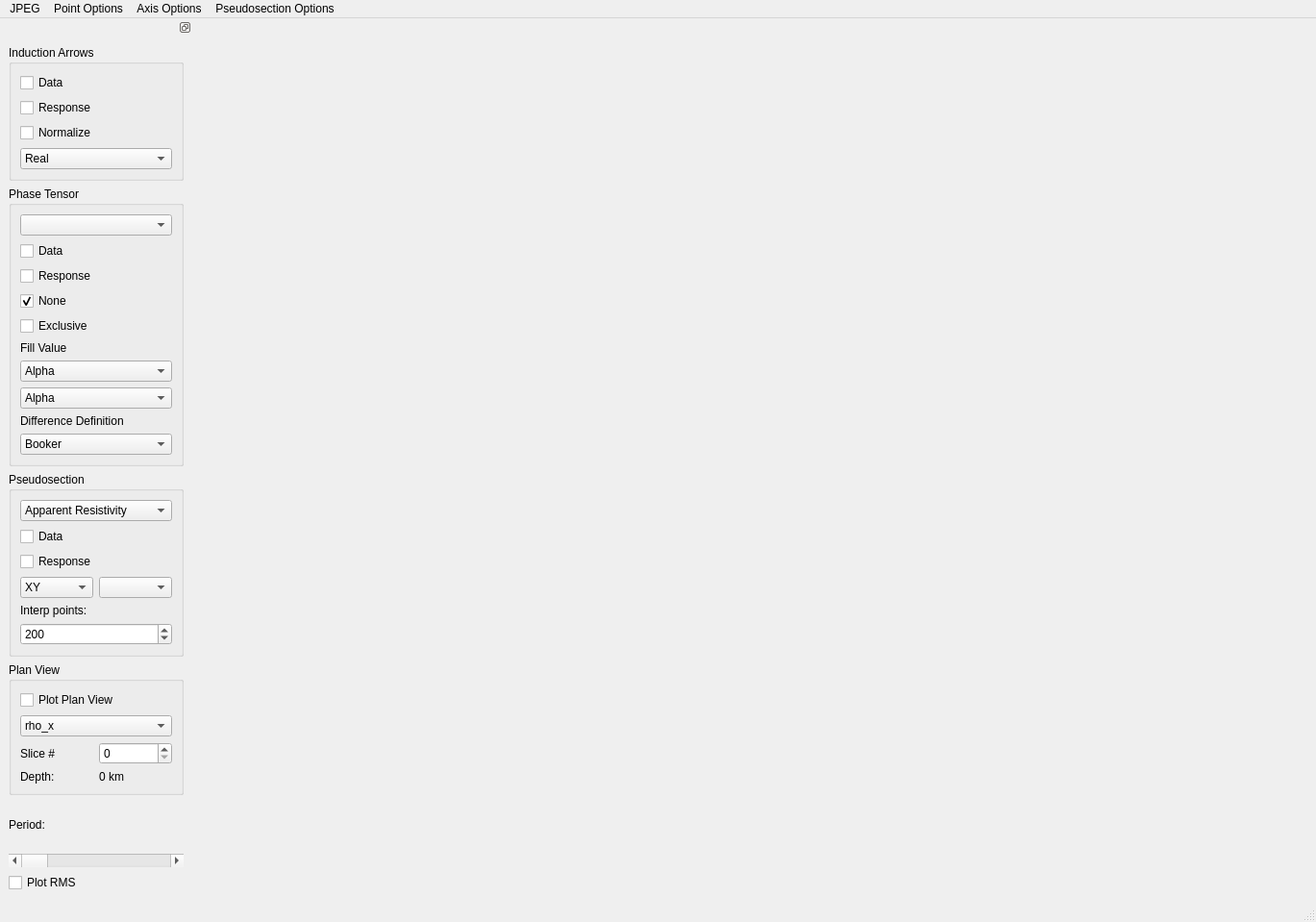
<?xml version="1.0" encoding="UTF-8"?>
<ui version="4.0">
 <class>MainWindow</class>
 <widget class="QMainWindow" name="MainWindow">
  <property name="geometry">
   <rect>
    <x>0</x>
    <y>0</y>
    <width>1369</width>
    <height>959</height>
   </rect>
  </property>
  <property name="windowTitle">
   <string>Map View</string>
  </property>
  <widget class="QWidget" name="centralWidget">
   <property name="sizePolicy">
    <sizepolicy hsizetype="Expanding" vsizetype="Expanding">
     <horstretch>0</horstretch>
     <verstretch>0</verstretch>
    </sizepolicy>
   </property>
   <layout class="QVBoxLayout" name="mplvl">
    <item>
     <widget class="QWidget" name="mplwindow" native="true">
      <property name="sizePolicy">
       <sizepolicy hsizetype="Maximum" vsizetype="Maximum">
        <horstretch>0</horstretch>
        <verstretch>0</verstretch>
       </sizepolicy>
      </property>
      <property name="autoFillBackground">
       <bool>true</bool>
      </property>
     </widget>
    </item>
   </layout>
  </widget>
  <widget class="QStatusBar" name="statusbar"/>
  <widget class="QDockWidget" name="dockWidget">
   <property name="sizePolicy">
    <sizepolicy hsizetype="Fixed" vsizetype="Preferred">
     <horstretch>0</horstretch>
     <verstretch>0</verstretch>
    </sizepolicy>
   </property>
   <property name="minimumSize">
    <size>
     <width>200</width>
     <height>908</height>
    </size>
   </property>
   <property name="maximumSize">
    <size>
     <width>200</width>
     <height>524287</height>
    </size>
   </property>
   <property name="features">
    <set>QDockWidget::DockWidgetFloatable|QDockWidget::DockWidgetMovable</set>
   </property>
   <attribute name="dockWidgetArea">
    <number>1</number>
   </attribute>
   <widget class="QWidget" name="dockWidgetContents">
    <layout class="QVBoxLayout" name="verticalLayout_4">
     <item>
      <widget class="QGroupBox" name="groupBox">
       <property name="title">
        <string>Induction Arrows</string>
       </property>
       <layout class="QVBoxLayout" name="verticalLayout_3">
        <item>
         <widget class="QCheckBox" name="toggle_dataInduction">
          <property name="text">
           <string>Data</string>
          </property>
         </widget>
        </item>
        <item>
         <widget class="QCheckBox" name="toggle_responseInduction">
          <property name="text">
           <string>Response</string>
          </property>
         </widget>
        </item>
        <item>
         <widget class="QCheckBox" name="toggle_normalizeInduction">
          <property name="text">
           <string>Normalize</string>
          </property>
         </widget>
        </item>
        <item>
         <widget class="QComboBox" name="arrowType">
          <item>
           <property name="text">
            <string>Real</string>
           </property>
          </item>
          <item>
           <property name="text">
            <string>Imaginary</string>
           </property>
          </item>
          <item>
           <property name="text">
            <string>Both</string>
           </property>
          </item>
         </widget>
        </item>
       </layout>
      </widget>
     </item>
     <item>
      <widget class="QGroupBox" name="groupBox_2">
       <property name="title">
        <string>Phase Tensor</string>
       </property>
       <layout class="QVBoxLayout" name="verticalLayout_2">
        <item>
         <widget class="QComboBox" name="phaseTensorType">
          <property name="toolTip">
           <string>&lt;html&gt;&lt;head/&gt;&lt;body&gt;&lt;p&gt;Φ: Conventional Phase Tensor&lt;/p&gt;&lt;p&gt;Φₐ: Resistivity Phase Tensor&lt;/p&gt;&lt;p&gt;Uₐ: Real Apparent Resistivity Tensor&lt;/p&gt;&lt;p&gt;Vₐ: Imaginary Apparent Resistivity Tensor&lt;/p&gt;&lt;/body&gt;&lt;/html&gt;</string>
          </property>
         </widget>
        </item>
        <item>
         <widget class="QCheckBox" name="toggle_dataPhaseTensor">
          <property name="text">
           <string>Data</string>
          </property>
          <property name="autoExclusive">
           <bool>false</bool>
          </property>
         </widget>
        </item>
        <item>
         <widget class="QCheckBox" name="toggle_responsePhaseTensor">
          <property name="text">
           <string>Response</string>
          </property>
          <property name="autoExclusive">
           <bool>false</bool>
          </property>
         </widget>
        </item>
        <item>
         <widget class="QCheckBox" name="toggle_nonePhaseTensor">
          <property name="text">
           <string>None</string>
          </property>
          <property name="checked">
           <bool>true</bool>
          </property>
          <property name="autoExclusive">
           <bool>false</bool>
          </property>
         </widget>
        </item>
        <item>
         <widget class="QCheckBox" name="toggle_PTExclusive">
          <property name="text">
           <string>Exclusive</string>
          </property>
         </widget>
        </item>
        <item>
         <widget class="QLabel" name="label">
          <property name="text">
           <string>Fill Value</string>
          </property>
         </widget>
        </item>
        <item>
         <layout class="QHBoxLayout" name="horizontalLayout_3">
          <item>
           <widget class="QComboBox" name="PhaseTensor_fill">
            <property name="currentText">
             <string>Alpha</string>
            </property>
            <item>
             <property name="text">
              <string>Alpha</string>
             </property>
            </item>
            <item>
             <property name="text">
              <string>Dimensionality</string>
             </property>
            </item>
            <item>
             <property name="text">
              <string>Beta</string>
             </property>
            </item>
            <item>
             <property name="text">
              <string>Phi_1</string>
             </property>
            </item>
            <item>
             <property name="text">
              <string>Phi_2</string>
             </property>
            </item>
            <item>
             <property name="text">
              <string>Phi_3</string>
             </property>
            </item>
            <item>
             <property name="text">
              <string>Phi_max</string>
             </property>
            </item>
            <item>
             <property name="text">
              <string>Phi_min</string>
             </property>
            </item>
            <item>
             <property name="text">
              <string>det_Phi</string>
             </property>
            </item>
            <item>
             <property name="text">
              <string>Azimuth</string>
             </property>
            </item>
            <item>
             <property name="text">
              <string>Lambda</string>
             </property>
            </item>
            <item>
             <property name="text">
              <string>Delta</string>
             </property>
            </item>
            <item>
             <property name="text">
              <string>Phi_split</string>
             </property>
            </item>
            <item>
             <property name="text">
              <string>Phi_split_Z</string>
             </property>
            </item>
            <item>
             <property name="text">
              <string>Phi_split_PT</string>
             </property>
            </item>
           </widget>
          </item>
         </layout>
        </item>
        <item>
         <widget class="QComboBox" name="Bar_fill">
          <property name="currentText">
           <string>Alpha</string>
          </property>
          <item>
           <property name="text">
            <string>Alpha</string>
           </property>
          </item>
          <item>
           <property name="text">
            <string>Dimensionality</string>
           </property>
          </item>
          <item>
           <property name="text">
            <string>Beta</string>
           </property>
          </item>
          <item>
           <property name="text">
            <string>Phi_1</string>
           </property>
          </item>
          <item>
           <property name="text">
            <string>Phi_2</string>
           </property>
          </item>
          <item>
           <property name="text">
            <string>Phi_3</string>
           </property>
          </item>
          <item>
           <property name="text">
            <string>Phi_max</string>
           </property>
          </item>
          <item>
           <property name="text">
            <string>Phi_min</string>
           </property>
          </item>
          <item>
           <property name="text">
            <string>det_Phi</string>
           </property>
          </item>
          <item>
           <property name="text">
            <string>Azimuth</string>
           </property>
          </item>
          <item>
           <property name="text">
            <string>Lambda</string>
           </property>
          </item>
          <item>
           <property name="text">
            <string>Delta</string>
           </property>
          </item>
          <item>
           <property name="text">
            <string>Phi_split</string>
           </property>
          </item>
          <item>
           <property name="text">
            <string>Phi_split_Z</string>
           </property>
          </item>
          <item>
           <property name="text">
            <string>Phi_split_PT</string>
           </property>
          </item>
         </widget>
        </item>
        <item>
         <widget class="QLabel" name="label_5">
          <property name="text">
           <string>Difference Definition</string>
          </property>
         </widget>
        </item>
        <item>
         <widget class="QComboBox" name="PTDifference">
          <property name="toolTip">
           <string>&lt;html&gt;&lt;head/&gt;&lt;body&gt;&lt;p&gt;Sets how the difference between phase tensors is defined&lt;/p&gt;&lt;p&gt;Booker (2014):     Φ&lt;span style=&quot; vertical-align:sub;&quot;&gt;1&lt;/span&gt; - Φ&lt;span style=&quot; vertical-align:sub;&quot;&gt;2&lt;/span&gt;&lt;/p&gt;&lt;p&gt;Hill (2015, 2020): Φ&lt;span style=&quot; vertical-align:sub;&quot;&gt;1 &lt;/span&gt;- Φ&lt;span style=&quot; vertical-align:sub;&quot;&gt;2&lt;/span&gt;/Φ&lt;span style=&quot; vertical-align:sub;&quot;&gt;1&lt;/span&gt;&lt;span style=&quot; vertical-align:super;&quot;&gt;1/2&lt;/span&gt;&lt;/p&gt;&lt;p&gt;Heise (2008):      I - 0.5(Φ&lt;span style=&quot; vertical-align:sub;&quot;&gt;2&lt;/span&gt;&lt;span style=&quot; vertical-align:super;&quot;&gt;-1&lt;/span&gt;Φ&lt;span style=&quot; vertical-align:sub;&quot;&gt;1&lt;/span&gt;+Φ&lt;span style=&quot; vertical-align:sub;&quot;&gt;1&lt;/span&gt;Φ&lt;span style=&quot; vertical-align:sub;&quot;&gt;2&lt;/span&gt;&lt;span style=&quot; vertical-align:super;&quot;&gt;-1&lt;/span&gt;)&lt;/p&gt;&lt;p&gt;Castro: Ellipse is Φ&lt;span style=&quot; vertical-align:sub;&quot;&gt;2&lt;/span&gt;, fill parameters are Φ&lt;span style=&quot; vertical-align:sub;&quot;&gt;2&lt;/span&gt;-Φ&lt;span style=&quot; vertical-align:sub;&quot;&gt;1&lt;/span&gt;&lt;/p&gt;&lt;p&gt;Roots_1:             2*I - 0.5(Φ&lt;span style=&quot; vertical-align:sub;&quot;&gt;2&lt;/span&gt;&lt;span style=&quot; vertical-align:super;&quot;&gt;-1&lt;/span&gt;Φ&lt;span style=&quot; vertical-align:sub;&quot;&gt;1&lt;/span&gt;+Φ&lt;span style=&quot; vertical-align:sub;&quot;&gt;1&lt;/span&gt;Φ&lt;span style=&quot; vertical-align:sub;&quot;&gt;2&lt;/span&gt;&lt;span style=&quot; vertical-align:super;&quot;&gt;-1&lt;/span&gt;)&lt;/p&gt;&lt;p&gt;Roots_2:             I - (Φ&lt;span style=&quot; vertical-align:sub;&quot;&gt;1&lt;/span&gt; - Φ&lt;span style=&quot; vertical-align:sub;&quot;&gt;2&lt;/span&gt;)&lt;/p&gt;&lt;/body&gt;&lt;/html&gt;</string>
          </property>
          <item>
           <property name="text">
            <string>Booker</string>
           </property>
          </item>
          <item>
           <property name="text">
            <string>Hill</string>
           </property>
          </item>
          <item>
           <property name="text">
            <string>Heise</string>
           </property>
          </item>
          <item>
           <property name="text">
            <string>Castro</string>
           </property>
          </item>
          <item>
           <property name="text">
            <string>Roots_1</string>
           </property>
          </item>
          <item>
           <property name="text">
            <string>Roots_2</string>
           </property>
          </item>
         </widget>
        </item>
       </layout>
      </widget>
     </item>
     <item>
      <widget class="QGroupBox" name="groupBox_3">
       <property name="title">
        <string>Pseudosection</string>
       </property>
       <layout class="QVBoxLayout" name="verticalLayout">
        <item>
         <widget class="QComboBox" name="pseudoFillType">
          <item>
           <property name="text">
            <string>Apparent Resistivity</string>
           </property>
          </item>
          <item>
           <property name="text">
            <string>Bostick Depth</string>
           </property>
          </item>
          <item>
           <property name="text">
            <string>Phase</string>
           </property>
          </item>
          <item>
           <property name="text">
            <string>Tipper Amplitude</string>
           </property>
          </item>
          <item>
           <property name="text">
            <string>Beta</string>
           </property>
          </item>
          <item>
           <property name="text">
            <string>Abs. Beta</string>
           </property>
          </item>
          <item>
           <property name="text">
            <string>PT Azimuth</string>
           </property>
          </item>
          <item>
           <property name="text">
            <string>Phi_max</string>
           </property>
          </item>
          <item>
           <property name="text">
            <string>Phi_min</string>
           </property>
          </item>
          <item>
           <property name="text">
            <string>PT Split</string>
           </property>
          </item>
         </widget>
        </item>
        <item>
         <widget class="QCheckBox" name="toggle_dataPseudo">
          <property name="text">
           <string>Data</string>
          </property>
         </widget>
        </item>
        <item>
         <widget class="QCheckBox" name="toggle_responsePseudo">
          <property name="text">
           <string>Response</string>
          </property>
         </widget>
        </item>
        <item>
         <layout class="QHBoxLayout" name="horizontalLayout_2">
          <item>
           <widget class="QComboBox" name="Pseudosection_fill">
            <item>
             <property name="text">
              <string>XY</string>
             </property>
            </item>
            <item>
             <property name="text">
              <string>YX</string>
             </property>
            </item>
            <item>
             <property name="text">
              <string>Det</string>
             </property>
            </item>
            <item>
             <property name="text">
              <string>XY-YX</string>
             </property>
            </item>
           </widget>
          </item>
          <item>
           <widget class="QComboBox" name="Interpolant"/>
          </item>
         </layout>
        </item>
        <item>
         <widget class="QLabel" name="label_2">
          <property name="text">
           <string>Interp points:</string>
          </property>
         </widget>
        </item>
        <item>
         <widget class="QSpinBox" name="nInterp">
          <property name="minimum">
           <number>50</number>
          </property>
          <property name="maximum">
           <number>1000</number>
          </property>
          <property name="value">
           <number>200</number>
          </property>
         </widget>
        </item>
       </layout>
      </widget>
     </item>
     <item>
      <widget class="QGroupBox" name="groupBox_4">
       <property name="title">
        <string>Plan View</string>
       </property>
       <layout class="QGridLayout" name="gridLayout">
        <item row="2" column="0">
         <widget class="QLabel" name="label_3">
          <property name="text">
           <string>Slice #</string>
          </property>
         </widget>
        </item>
        <item row="2" column="1">
         <widget class="QSpinBox" name="planSlice"/>
        </item>
        <item row="3" column="0">
         <widget class="QLabel" name="label_4">
          <property name="text">
           <string>Depth:</string>
          </property>
         </widget>
        </item>
        <item row="3" column="1">
         <widget class="QLabel" name="planDepth">
          <property name="text">
           <string>0 km</string>
          </property>
         </widget>
        </item>
        <item row="0" column="0" colspan="2">
         <widget class="QCheckBox" name="toggle_planView">
          <property name="text">
           <string>Plot Plan View</string>
          </property>
         </widget>
        </item>
        <item row="1" column="0" colspan="2">
         <widget class="QComboBox" name="rhoAxis">
          <item>
           <property name="text">
            <string>rho_x</string>
           </property>
          </item>
          <item>
           <property name="text">
            <string>rho_y</string>
           </property>
          </item>
          <item>
           <property name="text">
            <string>rho_z</string>
           </property>
          </item>
         </widget>
        </item>
       </layout>
      </widget>
     </item>
     <item>
      <widget class="QLabel" name="periodLabel">
       <property name="sizePolicy">
        <sizepolicy hsizetype="Preferred" vsizetype="MinimumExpanding">
         <horstretch>0</horstretch>
         <verstretch>0</verstretch>
        </sizepolicy>
       </property>
       <property name="text">
        <string>Period: </string>
       </property>
      </widget>
     </item>
     <item>
      <widget class="QScrollBar" name="PeriodScrollBar">
       <property name="sizePolicy">
        <sizepolicy hsizetype="MinimumExpanding" vsizetype="Fixed">
         <horstretch>0</horstretch>
         <verstretch>0</verstretch>
        </sizepolicy>
       </property>
       <property name="orientation">
        <enum>Qt::Horizontal</enum>
       </property>
      </widget>
     </item>
     <item>
      <widget class="QCheckBox" name="plotRMS">
       <property name="text">
        <string>Plot RMS</string>
       </property>
      </widget>
     </item>
    </layout>
   </widget>
  </widget>
  <widget class="QMenuBar" name="menubar">
   <property name="geometry">
    <rect>
     <x>0</x>
     <y>0</y>
     <width>1369</width>
     <height>22</height>
    </rect>
   </property>
   <widget class="QMenu" name="menuPoint_options">
    <property name="title">
     <string>Point Options</string>
    </property>
    <widget class="QMenu" name="menuMarker">
     <property name="title">
      <string>Site Markers</string>
     </property>
     <addaction name="actionMarker_Size"/>
     <addaction name="actionMarker_Shape"/>
     <addaction name="actionMarker_Colour"/>
     <addaction name="actionFilled"/>
    </widget>
    <widget class="QMenu" name="menuAnnotate">
     <property name="enabled">
      <bool>true</bool>
     </property>
     <property name="toolTip">
      <string>Annotate the station locations with their names. 'Active' annotates only those that are currently plotted in the Data Plot window.</string>
     </property>
     <property name="title">
      <string>Site Annotations</string>
     </property>
     <addaction name="actionAnnotate_All"/>
     <addaction name="actionAnnotate_None"/>
     <addaction name="actionAnnotate_Active"/>
    </widget>
    <widget class="QMenu" name="menuPhase_Tensors">
     <property name="title">
      <string>Phase Tensors</string>
     </property>
     <widget class="QMenu" name="menuRotation_Axis_Definition">
      <property name="title">
       <string>Rotation Axis Definition</string>
      </property>
      <addaction name="actionPTRotAxisX"/>
      <addaction name="actionPTRotAxisY"/>
     </widget>
     <addaction name="actionPhaseTensorScale"/>
     <addaction name="actionPTRhoErrorTolerance"/>
     <addaction name="actionPTPhaseErrorTolerance"/>
     <addaction name="menuRotation_Axis_Definition"/>
     <addaction name="actionMinimumAxisRatio"/>
     <addaction name="actionDeltaScalingFactor"/>
    </widget>
    <widget class="QMenu" name="menuInduction_Arrows">
     <property name="enabled">
      <bool>true</bool>
     </property>
     <property name="title">
      <string>Induction Arrows</string>
     </property>
     <widget class="QMenu" name="menuConvention">
      <property name="title">
       <string>Convention</string>
      </property>
      <addaction name="actionParkinson"/>
      <addaction name="actionWeise"/>
     </widget>
     <addaction name="actionInductionErrorTolerance"/>
     <addaction name="actionInductionScale"/>
     <addaction name="actionInductionCutoff"/>
     <addaction name="menuConvention"/>
    </widget>
    <widget class="QMenu" name="menuCoordinate_System">
     <property name="title">
      <string>Coordinate System</string>
     </property>
     <addaction name="action_coordLocal"/>
     <addaction name="action_coordUTM"/>
     <addaction name="action_coordLatlong"/>
     <addaction name="action_coordLambert"/>
    </widget>
    <widget class="QMenu" name="menuRMS_Plotting">
     <property name="title">
      <string>RMS Plotting</string>
     </property>
     <addaction name="action_rmsSize"/>
     <addaction name="action_rmsColour"/>
     <addaction name="action_rmsLabels"/>
    </widget>
    <addaction name="menuAnnotate"/>
    <addaction name="menuMarker"/>
    <addaction name="menuPhase_Tensors"/>
    <addaction name="menuInduction_Arrows"/>
    <addaction name="menuCoordinate_System"/>
    <addaction name="menuRMS_Plotting"/>
   </widget>
   <widget class="QMenu" name="menuAxis_Options">
    <property name="title">
     <string>Axis Options</string>
    </property>
    <widget class="QMenu" name="menuSpatial_Units">
     <property name="title">
      <string>Spatial Units</string>
     </property>
     <addaction name="actionKilometers"/>
     <addaction name="actionMeters"/>
    </widget>
    <addaction name="actionEqualAspect"/>
    <addaction name="actionLockAxis"/>
    <addaction name="menuSpatial_Units"/>
    <addaction name="actionFontSettings"/>
   </widget>
   <widget class="QMenu" name="menuJPEG">
    <property name="toolTip">
     <string>Load and control plotting of a georeferenced JPEG. Selected .jpg file must have a corresponding .jgw file</string>
    </property>
    <property name="title">
     <string>JPEG</string>
    </property>
    <addaction name="actionLoad_JPEG"/>
    <addaction name="actionShow_JPEG"/>
    <addaction name="actionOpacity"/>
   </widget>
   <widget class="QMenu" name="menuData_Options">
    <property name="title">
     <string>Pseudosection Options</string>
    </property>
    <addaction name="actionIncludeOutliers"/>
    <addaction name="actionStandardDeviation"/>
   </widget>
   <addaction name="menuJPEG"/>
   <addaction name="menuPoint_options"/>
   <addaction name="menuAxis_Options"/>
   <addaction name="menuData_Options"/>
  </widget>
  <action name="actionJet">
   <property name="checkable">
    <bool>true</bool>
   </property>
   <property name="text">
    <string>jet</string>
   </property>
  </action>
  <action name="actionJet_plus">
   <property name="checkable">
    <bool>true</bool>
   </property>
   <property name="checked">
    <bool>true</bool>
   </property>
   <property name="text">
    <string>jet_plus</string>
   </property>
  </action>
  <action name="actionJet_r">
   <property name="checkable">
    <bool>true</bool>
   </property>
   <property name="text">
    <string>jet_r</string>
   </property>
  </action>
  <action name="actionJet_plus_r">
   <property name="checkable">
    <bool>true</bool>
   </property>
   <property name="text">
    <string>jet_plus_r</string>
   </property>
  </action>
  <action name="actionRho_cax">
   <property name="text">
    <string>Rho</string>
   </property>
  </action>
  <action name="actionPhase_cax">
   <property name="text">
    <string>Phase</string>
   </property>
  </action>
  <action name="actionBgy">
   <property name="checkable">
    <bool>true</bool>
   </property>
   <property name="text">
    <string>bgy</string>
   </property>
  </action>
  <action name="actionBgy_r">
   <property name="checkable">
    <bool>true</bool>
   </property>
   <property name="text">
    <string>bgy_r</string>
   </property>
  </action>
  <action name="actionMarker_Size">
   <property name="text">
    <string>Marker Size</string>
   </property>
  </action>
  <action name="actionMarker_Shape">
   <property name="text">
    <string>Marker Shape</string>
   </property>
  </action>
  <action name="actionMarker_Colour">
   <property name="text">
    <string>Marker Colour</string>
   </property>
  </action>
  <action name="actionAnnotate_All">
   <property name="checkable">
    <bool>true</bool>
   </property>
   <property name="text">
    <string>All</string>
   </property>
  </action>
  <action name="actionAnnotate_None">
   <property name="checkable">
    <bool>true</bool>
   </property>
   <property name="text">
    <string>None</string>
   </property>
  </action>
  <action name="actionAnnotate_Active">
   <property name="checkable">
    <bool>true</bool>
   </property>
   <property name="checked">
    <bool>true</bool>
   </property>
   <property name="text">
    <string>Active</string>
   </property>
  </action>
  <action name="actionFilled">
   <property name="checkable">
    <bool>true</bool>
   </property>
   <property name="checked">
    <bool>true</bool>
   </property>
   <property name="text">
    <string>Filled</string>
   </property>
  </action>
  <action name="actionDifference_cax">
   <property name="text">
    <string>Difference</string>
   </property>
  </action>
  <action name="actionBwr">
   <property name="checkable">
    <bool>true</bool>
   </property>
   <property name="text">
    <string>bwr</string>
   </property>
  </action>
  <action name="actionBwr_r">
   <property name="checkable">
    <bool>true</bool>
   </property>
   <property name="text">
    <string>bwr_r</string>
   </property>
  </action>
  <action name="actionPhaseTensorScale">
   <property name="text">
    <string>Scale</string>
   </property>
  </action>
  <action name="actionInductionErrorTolerance">
   <property name="enabled">
    <bool>false</bool>
   </property>
   <property name="text">
    <string>Error Tolerance</string>
   </property>
  </action>
  <action name="actionPTRhoErrorTolerance">
   <property name="enabled">
    <bool>false</bool>
   </property>
   <property name="text">
    <string>Rho Error Tolerance</string>
   </property>
  </action>
  <action name="actionPTPhaseErrorTolerance">
   <property name="enabled">
    <bool>false</bool>
   </property>
   <property name="text">
    <string>Phase Error Tolerance</string>
   </property>
  </action>
  <action name="actionInductionScale">
   <property name="text">
    <string>Scale</string>
   </property>
  </action>
  <action name="actionEqualAspect">
   <property name="checkable">
    <bool>true</bool>
   </property>
   <property name="checked">
    <bool>true</bool>
   </property>
   <property name="text">
    <string>Equal Aspect Ratio</string>
   </property>
  </action>
  <action name="actionInductionCutoff">
   <property name="text">
    <string>Cutoff Length</string>
   </property>
  </action>
  <action name="actionLockAxis">
   <property name="checkable">
    <bool>true</bool>
   </property>
   <property name="checked">
    <bool>false</bool>
   </property>
   <property name="text">
    <string>Lock Axis Limits</string>
   </property>
  </action>
  <action name="actionLoad_JPEG">
   <property name="text">
    <string>Load JPEG</string>
   </property>
  </action>
  <action name="actionShow_JPEG">
   <property name="checkable">
    <bool>true</bool>
   </property>
   <property name="text">
    <string>Show JPEG</string>
   </property>
  </action>
  <action name="actionOpacity">
   <property name="text">
    <string>Opacity</string>
   </property>
  </action>
  <action name="action_coordLocal">
   <property name="checkable">
    <bool>true</bool>
   </property>
   <property name="checked">
    <bool>true</bool>
   </property>
   <property name="text">
    <string>Local</string>
   </property>
  </action>
  <action name="action_coordUTM">
   <property name="checkable">
    <bool>true</bool>
   </property>
   <property name="text">
    <string>UTM</string>
   </property>
  </action>
  <action name="action_coordLatlong">
   <property name="checkable">
    <bool>true</bool>
   </property>
   <property name="text">
    <string>Lat/Long</string>
   </property>
  </action>
  <action name="actionPTRotAxisX">
   <property name="checkable">
    <bool>true</bool>
   </property>
   <property name="checked">
    <bool>true</bool>
   </property>
   <property name="text">
    <string>X-axis</string>
   </property>
  </action>
  <action name="actionPTRotAxisY">
   <property name="checkable">
    <bool>true</bool>
   </property>
   <property name="text">
    <string>Y-Axis</string>
   </property>
  </action>
  <action name="actionMinimumAxisRatio">
   <property name="text">
    <string>Minimum Axis Ratio</string>
   </property>
  </action>
  <action name="action_coordLambert">
   <property name="checkable">
    <bool>true</bool>
   </property>
   <property name="text">
    <string>Lambert</string>
   </property>
  </action>
  <action name="actionIncludeOutliers">
   <property name="checkable">
    <bool>true</bool>
   </property>
   <property name="checked">
    <bool>true</bool>
   </property>
   <property name="text">
    <string>Include Outliers</string>
   </property>
  </action>
  <action name="actionStandardDeviation">
   <property name="text">
    <string># Standard Deviation</string>
   </property>
  </action>
  <action name="action_rmsSize">
   <property name="checkable">
    <bool>true</bool>
   </property>
   <property name="checked">
    <bool>true</bool>
   </property>
   <property name="text">
    <string>Size</string>
   </property>
  </action>
  <action name="action_rmsColour">
   <property name="checkable">
    <bool>true</bool>
   </property>
   <property name="text">
    <string>Colours</string>
   </property>
  </action>
  <action name="actionPhiSplitPT">
   <property name="checkable">
    <bool>true</bool>
   </property>
   <property name="text">
    <string>phi_max - phi_min</string>
   </property>
  </action>
  <action name="actionPhiSplitZ">
   <property name="checkable">
    <bool>true</bool>
   </property>
   <property name="checked">
    <bool>true</bool>
   </property>
   <property name="text">
    <string>Zxy - Zyx</string>
   </property>
  </action>
  <action name="actionParkinson">
   <property name="checkable">
    <bool>true</bool>
   </property>
   <property name="checked">
    <bool>true</bool>
   </property>
   <property name="text">
    <string>Parkinson (Reversed)</string>
   </property>
  </action>
  <action name="actionWeise">
   <property name="checkable">
    <bool>true</bool>
   </property>
   <property name="text">
    <string>Weise</string>
   </property>
  </action>
  <action name="action_rmsLabels">
   <property name="checkable">
    <bool>true</bool>
   </property>
   <property name="text">
    <string>Labels</string>
   </property>
  </action>
  <action name="actionKilometers">
   <property name="checkable">
    <bool>true</bool>
   </property>
   <property name="checked">
    <bool>true</bool>
   </property>
   <property name="text">
    <string>Kilometers</string>
   </property>
  </action>
  <action name="actionMeters">
   <property name="checkable">
    <bool>true</bool>
   </property>
   <property name="text">
    <string>Meters</string>
   </property>
  </action>
  <action name="actionFontSettings">
   <property name="text">
    <string>Font Settings</string>
   </property>
  </action>
  <action name="actionPtDiffBooker">
   <property name="checkable">
    <bool>true</bool>
   </property>
   <property name="checked">
    <bool>true</bool>
   </property>
   <property name="text">
    <string>Booker (2014)</string>
   </property>
  </action>
  <action name="actionPtDiffHill">
   <property name="checkable">
    <bool>true</bool>
   </property>
   <property name="text">
    <string>Hill (2014, 2020)</string>
   </property>
  </action>
  <action name="actionPtDiffHeise">
   <property name="checkable">
    <bool>true</bool>
   </property>
   <property name="checked">
    <bool>false</bool>
   </property>
   <property name="text">
    <string>Heise (2008)</string>
   </property>
  </action>
  <action name="actionPtDiffCastro">
   <property name="checkable">
    <bool>true</bool>
   </property>
   <property name="text">
    <string>Castro</string>
   </property>
  </action>
  <action name="actionPtDiffRoots_1">
   <property name="checkable">
    <bool>true</bool>
   </property>
   <property name="text">
    <string>Roots_1</string>
   </property>
  </action>
  <action name="actionPtDiffRoots_2">
   <property name="checkable">
    <bool>true</bool>
   </property>
   <property name="text">
    <string>Roots_2</string>
   </property>
  </action>
  <action name="actionDeltaScalingFactor">
   <property name="text">
    <string>Delta Scaling Factor</string>
   </property>
  </action>
 </widget>
 <resources/>
 <connections/>
</ui>
